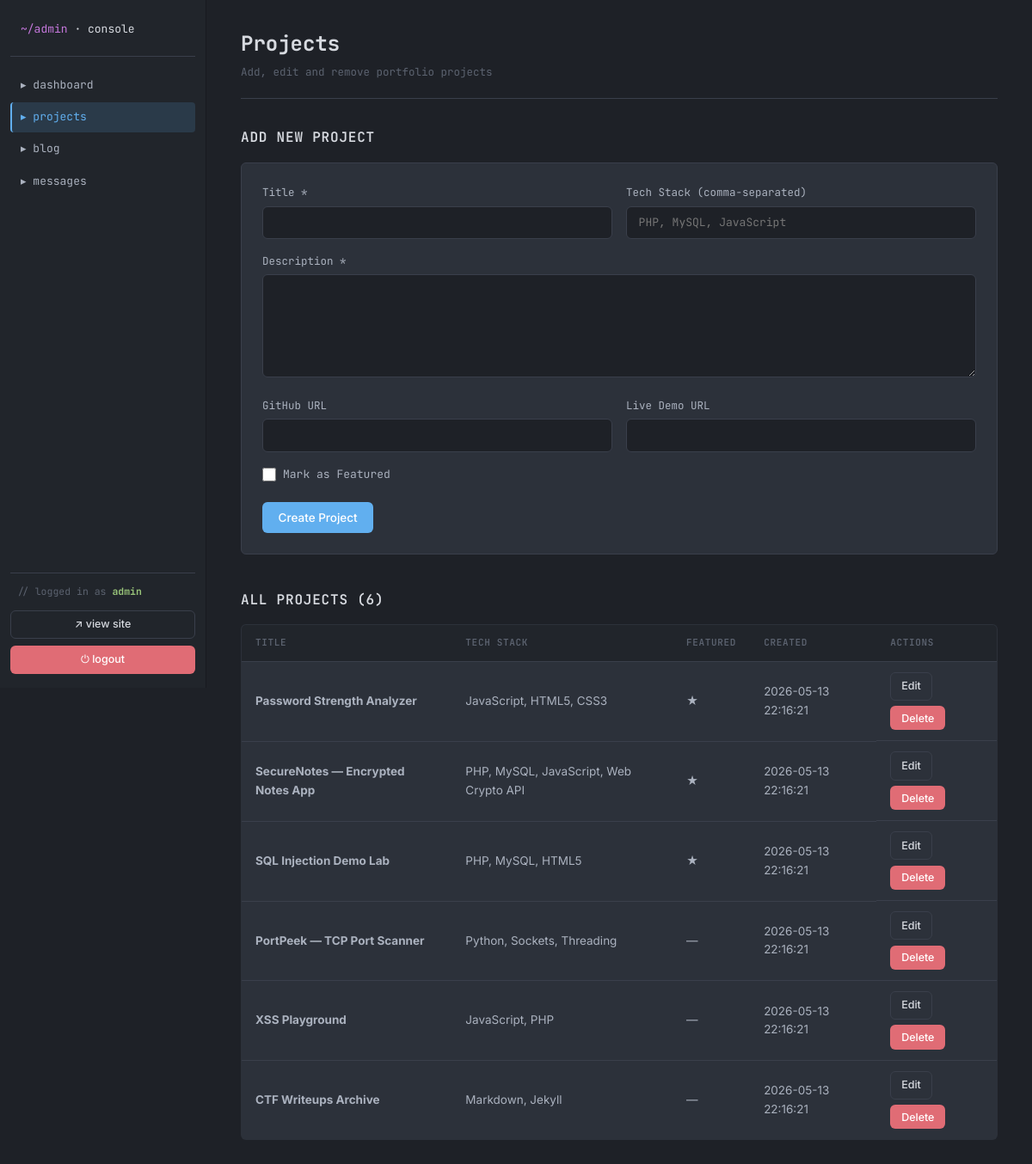
The app's page /admin/projects.php (signed in) with its own data.
### tables this page shows
CREATE TABLE `projects` (
    `id` INT(11) NOT NULL AUTO_INCREMENT,
    `title` VARCHAR(150) NOT NULL,
    `description` TEXT NOT NULL,
    `image` VARCHAR(255) DEFAULT 'assets/img/project-default.svg',
    `tech_stack` VARCHAR(255) DEFAULT NULL,
    `github_url` VARCHAR(255) DEFAULT NULL,
    `demo_url` VARCHAR(255) DEFAULT NULL,
    `featured` TINYINT(1) DEFAULT 0,
    `created_at` TIMESTAMP DEFAULT CURRENT_TIMESTAMP,
    PRIMARY KEY (`id`)
);

### includes/functions.php (called while the page is built, shortened)
<?php
function e(string $value): string
{
    return htmlspecialchars($value, ENT_QUOTES | ENT_HTML5, 'UTF-8');
}

### admin/projects.php (the view, shortened to what this page needs)
<?php require __DIR__ . '/header.php'; ?>
<?php
$editing = null;
$projects = $pdo->query('SELECT * FROM projects ORDER BY created_at DESC')->fetchAll();
?>
<div class="admin-header">
    <div>
        <h1>Projects</h1>
        <p class="text-muted">Add, edit and remove portfolio projects</p>
    </div>
</div>
<section class="admin-section">
    <h2><?= $editing ? 'Edit Project' : 'Add New Project' ?></h2>
    <form method="POST" class="admin-form">
        <div class="form-row">
            <div class="form-group">
                <label for="title">Title *</label>
                <input type="text" id="title" name="title" required maxlength="150"
                       value="<?= $editing ? e($editing['title']) : '' ?>">
            </div>
            <div class="form-group">
                <label for="tech_stack">Tech Stack (comma-separated)</label>
                <input type="text" id="tech_stack" name="tech_stack" maxlength="255"
                       placeholder="PHP, MySQL, JavaScript"
                       value="<?= $editing ? e($editing['tech_stack']) : '' ?>">
            </div>
        </div>
        <div class="form-group">
            <label for="description">Description *</label>
            <textarea id="description" name="description" rows="4" required><?= $editing ? e($editing['description']) : '' ?></textarea>
        </div>
        <div class="form-row">
            <div class="form-group">
                <label for="github_url">GitHub URL</label>
                <input type="url" id="github_url" name="github_url" maxlength="255"
                       value="<?= $editing ? e($editing['github_url']) : '' ?>">
            </div>
            <div class="form-group">
                <label for="demo_url">Live Demo URL</label>
                <input type="url" id="demo_url" name="demo_url" maxlength="255"
                       value="<?= $editing ? e($editing['demo_url']) : '' ?>">
            </div>
        </div>
        <div class="form-group checkbox-group">
            <label>
                <input type="checkbox" name="featured" <?= ($editing && $editing['featured']) ? 'checked' : '' ?>>
                Mark as Featured
            </label>
        </div>
        <div class="form-actions">
            <button type="submit" class="btn btn-primary"><?= $editing ? 'Update Project' : 'Create Project' ?></button>
        </div>
    </form>
</section>
<section class="admin-section">
    <h2>All Projects (<?= count($projects) ?>)</h2>
    <?php if (!$projects): ?>
        <p class="empty-state">No projects yet. Use the form above to add one.</p>
    <?php else: ?>
        <table class="admin-table">
            <thead>
                <tr>
                    <th>Title</th>
                    <th>Tech Stack</th>
                    <th>Featured</th>
                    <th>Created</th>
                    <th>Actions</th>
                </tr>
            </thead>
            <tbody>
                <?php foreach ($projects as $p): ?>
                <tr>
                    <td><strong><?= e($p['title']) ?></strong></td>
                    <td><?= e($p['tech_stack'] ?? '—') ?></td>
                    <td><?= $p['featured'] ? '★' : '—' ?></td>
                    <td><?= e($p['created_at']) ?></td>
                    <td class="actions-cell">
                        <a href="?edit=<?= (int)$p['id'] ?>" class="btn btn-outline btn-sm">Edit</a>
                        <form method="POST" style="display:inline" data-confirm="Delete this project?">
                            <button type="submit" class="btn btn-danger btn-sm">Delete</button>
                        </form>
                    </td>
                </tr>
                <?php endforeach; ?>
            </tbody>
        </table>
    <?php endif; ?>
</section>
<?php require __DIR__ . '/footer.php'; ?>

### admin/header.php (shortened to what this page needs)
<?php
require_once __DIR__ . '/../includes/functions.php';
$currentPage = basename($_SERVER['PHP_SELF']);
?>
<!DOCTYPE html>
<html lang="en">
<head>
    <link rel="stylesheet" href="../assets/css/style.css">
    <link rel="stylesheet" href="../assets/css/admin.css">
</head>
<body class="admin-body">
<aside class="admin-sidebar">
    <div class="sidebar-logo">
        <span class="logo-tag">~/admin</span> · console
    </div>
    <nav class="sidebar-nav">
        <a href="index.php"    class="<?= $currentPage === 'index.php' ? 'active' : '' ?>">▸ dashboard</a>
        <a href="projects.php" class="<?= $currentPage === 'projects.php' ? 'active' : '' ?>">▸ projects</a>
        <a href="blog.php"     class="<?= $currentPage === 'blog.php' ? 'active' : '' ?>">▸ blog</a>
        <a href="messages.php" class="<?= $currentPage === 'messages.php' ? 'active' : '' ?>">▸ messages</a>
    </nav>
    <div class="sidebar-footer">
        <p class="sidebar-user">// logged in as <strong><?= e($_SESSION['admin_username']) ?></strong></p>
        <a href="../index.php" class="btn btn-outline btn-sm">↗ view site</a>
        <a href="logout.php" class="btn btn-danger btn-sm">⏻ logout</a>
    </div>
</aside>
<main class="admin-main">

### admin/footer.php (shortened to what this page needs)
</main>
</body>
</html>

### assets/css/style.css (style rules this page uses)
:root { --bg-app: #1e2127; --bg-titlebar: #21252b; --bg-activitybar: #2c313a; --bg-sidebar: #21252b; --bg-editor: #282c34; --bg-tabbar: #21252b; --bg-tab-active: #282c34; --bg-statusbar: #21252b; --bg-elev: #2c313a; --bg-elev-hover: #353b45; --border: #181a1f; --border-soft: #3a3f4b; --text-primary: #abb2bf; --text-strong: #d7dae0; --text-muted: #5c6370; --text-comment: #7f848e; --accent-blue: #61afef; --accent-purple: #c678dd; --accent-green: #98c379; --accent-yellow: #e5c07b; --accent-red: #e06c75; --accent-cyan: #56b6c2; --selection: rgba(97, 175, 239, 0.2); --radius: 6px; --transition: 0.18s ease; --font-ui: 'Inter', -apple-system, BlinkMacSystemFont, sans-serif; --font-mono: 'JetBrains Mono', 'SF Mono', Menlo, Consolas, monospace; }
*, *::before, *::after { box-sizing: border-box; margin: 0; padding: 0; }
html { scroll-behavior: smooth; }
body { font-family: var(--font-ui); font-size: 14px; line-height: 1.6; background: var(--bg-app); color: var(--text-primary); -webkit-font-smoothing: antialiased; transition: background var(--transition), color var(--transition); }
a { color: var(--accent-blue); text-decoration: none; }
button { font-family: inherit; cursor: pointer; border: none; background: none; color: inherit; }
.btn { display: inline-flex; align-items: center; justify-content: center; gap: 0.5rem; padding: 0.55rem 1.1rem; border-radius: var(--radius); font-size: 13.5px; font-weight: 500; transition: var(--transition); border: 1px solid transparent; font-family: var(--font-ui); cursor: pointer; }
.btn-primary { background: var(--accent-blue); color: white; }
.btn-outline { background: transparent; border-color: var(--border-soft); color: var(--text-strong); }
.btn-sm { padding: 0.35rem 0.75rem; font-size: 12.5px; }
.btn-danger { background: var(--accent-red); color: white; }
.form-group { margin-bottom: 1rem; }
.form-group label { display: block; margin-bottom: 0.35rem; font-family: var(--font-mono); font-size: 12.5px; color: var(--text-primary); }
.form-group input, .form-group textarea, .form-group select { width: 100%; padding: 0.6rem 0.85rem; background: var(--bg-app); border: 1px solid var(--border-soft); border-radius: var(--radius); color: var(--text-strong); font-family: var(--font-mono); font-size: 13px; transition: var(--transition); }
.form-group textarea { resize: vertical; min-height: 120px; }

### records on screen
projects: title "Password Strength Analyzer", tech_stack "JavaScript, HTML5, CSS3", created_at "2026-05-13 22:16:21"
projects: title "SecureNotes — Encrypted Notes App", tech_stack "PHP, MySQL, JavaScript, Web Crypto API", created_at "2026-05-13 22:16:21"
projects: title "SQL Injection Demo Lab", tech_stack "PHP, MySQL, HTML5", created_at "2026-05-13 22:16:21"
projects: title "PortPeek — TCP Port Scanner", tech_stack "Python, Sockets, Threading", created_at "2026-05-13 22:16:21"
projects: title "XSS Playground", tech_stack "JavaScript, PHP", created_at "2026-05-13 22:16:21"
projects: title "CTF Writeups Archive", tech_stack "Markdown, Jekyll", created_at "2026-05-13 22:16:21"

### other values on screen
$_SESSION['admin_username'] "admin"
count($projects) "6"
